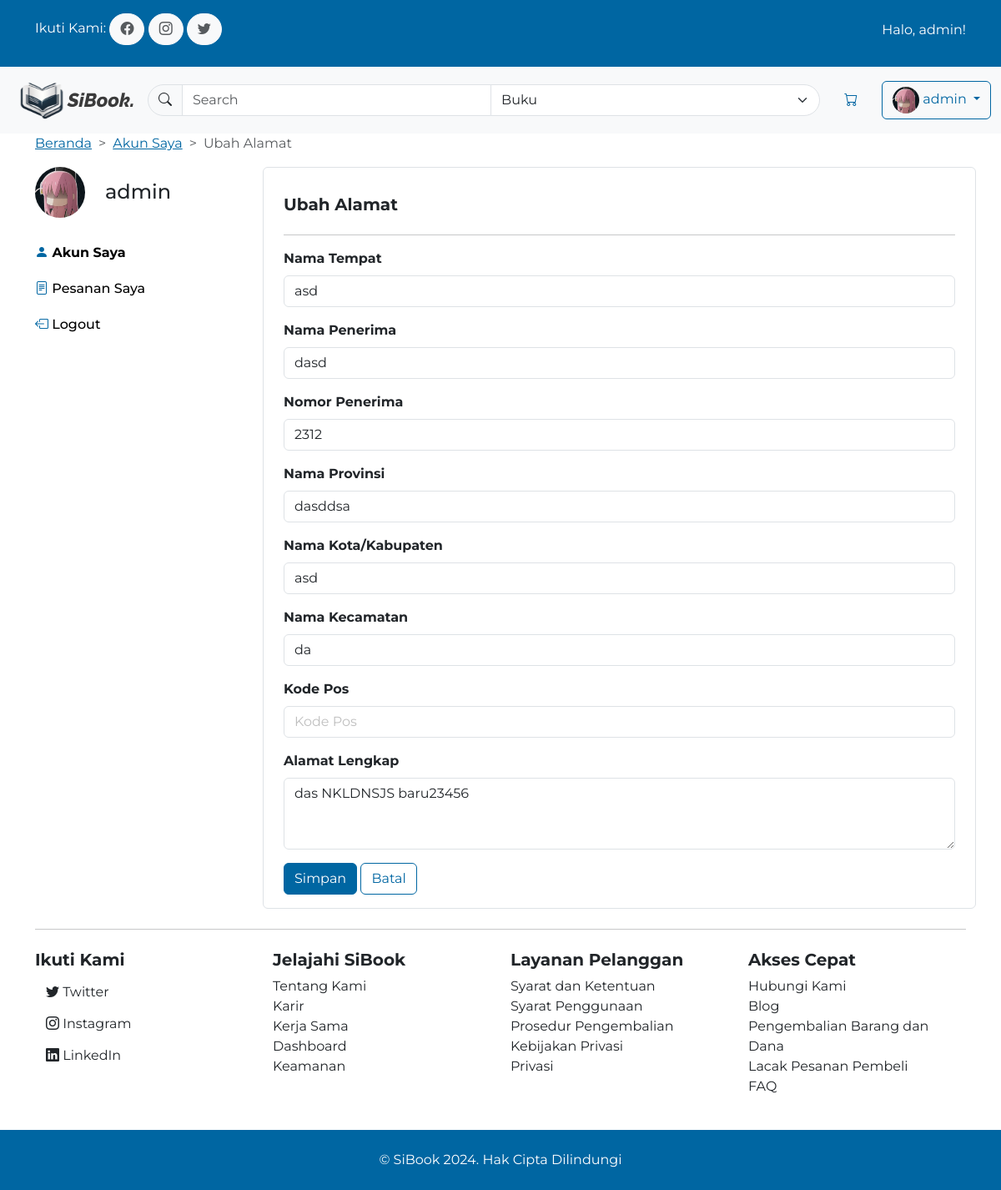
Screenshot of /address/update/1/?next=/profile/ (signed in) with the database file from the repository.
### bookcommerce/models.py (models this page shows, shortened)
class Customer(AbstractUser):
    email = models.EmailField(max_length=100, unique=True)
    address = models.OneToOneField(Address, on_delete=models.SET_NULL, null=True, blank=True, db_constraint=False)
    profile_picture = models.ImageField(upload_to='profile_pictures/', default='defaults/default_profile_img.jpg', null=True, blank=True)
    groups = models.ManyToManyField('auth.Group', related_name='customers')
    user_permissions = models.ManyToManyField('auth.Permission', related_name='customers')

class Address(models.Model):
	label = models.CharField(max_length=100)
	receiver_name = models.CharField(max_length=100)
	receiver_phone = models.CharField(max_length=15)
	province = models.CharField(max_length=50)
	city = models.CharField(max_length=50)
	district = models.CharField(max_length=50)
	ward = models.CharField(max_length=50)
	zipcode = models.CharField(max_length=10)
	full_address = models.CharField(max_length=150)

### bookcommerce/views.py (the view)
# urls.py: path('address/update/<int:address_id>/', update_address, name='update_address'),
@login_required
def update_address(request, address_id):
    next_url = request.GET.get('next', reverse('profile'))  # Default to 'profile' if 'next' is not provided
    address = get_object_or_404(Address, id=address_id)
    if request.method == 'POST':
        form = AddressForm(request.POST, instance=address)
        if form.is_valid():
            form.save()
            messages.success(request, 'Alamat berhasil diubah.')
            return redirect(next_url)
    else:
        form = AddressForm(instance=address)
    return render(request, 'bookcommerce/address_form.html', {'form': form, 'next': next_url})

### bookcommerce/templates/bookcommerce/address_form.html (shortened to what this page needs)
{% extends "bookcommerce/base.html" %}
{% load static %} {% load widget_tweaks %}
{% block content %}
<div class="container">
    <div class="row">
        <div class="col" style="--bs-breadcrumb-divider: '>'">
            <nav aria-label="breadcrumb">
                <ol class="breadcrumb">
                    <li class="breadcrumb-item"><a href="/">Beranda</a></li>
                    <li class="breadcrumb-item"><a href="{% url 'profile' %}">Akun Saya</a></li>
                    <li class="breadcrumb-item active" aria-current="page">{% if form.instance.pk %}Ubah Alamat{% else %}Tambah Alamat{% endif %}</li>
                </ol>
            </nav>
        </div>
    </div>
    <div class="row">
        <div class="col-12 col-md-3">
            <div class="row align-items-center">
                <div class="col-auto">
                    <img
                        src="{{ user.profile_picture.url }}"
                        alt="Profile Picture"
                        class="rounded-circle"
                        style="max-width: 60px;"
                    />
                </div>
                <div class="col">
                    <h4 class="m-0">{{ user.username }}</h4>
                </div>
            </div>
            <div class="row align-items-center my-4">
                <a href="{% url 'profile' %}" class="link-body-emphasis text-decoration-none my-2">
                    <h6 class="fw-bold"><i class="bi bi-person-fill text-primary"></i> Akun Saya</h6>
                </a>
                <a href="{% url 'order_history' %}" class="link-body-emphasis text-decoration-none my-2">
                    <h6><i class="bi bi-file-text text-primary"></i> Pesanan Saya</h6>
                </a>
                <a href="{% url 'logout' %}" class="link-body-emphasis text-decoration-none my-2">
                    <h6><i class="bi bi-box-arrow-left text-primary"></i> Logout</h6>
                </a>
            </div>
        </div>
        <div class="col-12 col-md-9 px-4 py-3 border rounded">
            <div class="row">
                <div class="col">
                    <h5 class="fw-bold mt-3">{% if form.instance.pk %}Ubah Alamat{% else %}Tambah Alamat{% endif %}</h5>
                </div>
            </div>
            <hr />
            <div>
              <form method="POST">
                <div class="mb-3">
                  <label for="exampleInputText1" class="form-label fw-bold">Nama Tempat</label>
                  {{ form.label|add_class:"form-control" }}
                </div>
                <div class="mb-3">
                  <label for="exampleInputText1" class="form-label fw-bold">Nama Penerima</label>
                  {{ form.receiver_name|add_class:"form-control" }}
                </div>
                <div class="mb-3">
                  <label for="exampleInputText1" class="form-label fw-bold">Nomor Penerima</label>
                  {{ form.receiver_phone|add_class:"form-control" }}
                </div>
                <div class="mb-3">
                  <label for="exampleInputText1" class="form-label fw-bold">Nama Provinsi</label>
                  {{ form.province|add_class:"form-control" }}
                </div>
                <div class="mb-3">
                  <label for="exampleInputText1" class="form-label fw-bold">Nama Kota/Kabupaten</label>
                  {{ form.city|add_class:"form-control" }}
                </div>
                <div class="mb-3">
                  <label for="exampleInputText1" class="form-label fw-bold">Nama Kecamatan</label>
                  {{ form.district|add_class:"form-control" }}
                </div>
                <div class="mb-3">
                  <label for="exampleInputText1" class="form-label fw-bold">Kode Pos</label>
                  {{ form.zipcode|add_class:"form-control" }}
                </div>
                <div class="mb-3">
                  <label for="exampleInputText1" class="form-label fw-bold">Alamat Lengkap</label>
                  {{ form.full_address|add_class:"form-control" }}
                </div>
                <button type="submit" class="btn btn-primary">Simpan</button>
                <a href="{% url 'profile' %}" class="btn btn-outline-primary">Batal</a>
              </form>
            </div>
        </div>
    </div>
</div>
{% endblock %}

### bookcommerce/templates/bookcommerce/base.html (shortened to what this page needs)
{% load static %}
<!DOCTYPE html>
<html lang="en">
    <head>
        <link rel="stylesheet" href="{% static 'bookcommerce/style.css' %}" />
        <link
            rel="stylesheet"
            href="https://cdn.jsdelivr.net/npm/bootstrap-icons@1.11.3/font/bootstrap-icons.min.css"
        />
    </head>
    <body>
        <div class="d-none d-md-block bg-primary py-3 text-white">
            <div class="container">
                <div class="row">
                    <div class="col">
                        <p class="d-inline">Ikuti Kami:</p>
                        <a href="#" class="btn btn-light rounded-pill text-body-secondary">
                            <i class="bi bi-facebook"></i>
                        </a>
                        <a href="#" class="btn btn-light rounded-pill text-body-secondary">
                            <i class="bi bi-instagram"></i>
                        </a>
                        <a href="#" class="btn btn-light rounded-pill text-body-secondary">
                            <i class="bi bi-twitter"></i>
                        </a>
                    </div>
                    <div class="col text-end">
                        {% if user.is_authenticated %}
                            <p class="mt-2">Halo, {{ user.username }}!</p>
                        {% else %}
                            <a href="#" class="btn btn-link text-white">Butuh bantuan?</a>
                        {% endif %}
                    </div>
                </div>
            </div>
        </div>
        <nav class="navbar navbar-expand-md bg-body-tertiary">
            <div class="container-fluid">
                <a class="navbar-brand" href="/">
                    <img
                        src="{% static '/bookcommerce/assets/logo_horizontal.svg' %}"
                        alt="SiBook"
                        width="150"
                        height="auto"
                    />
                </a>
                <div class="collapse navbar-collapse gap-3 text-end" id="navbarSupportedContent">
                    <form action="{% url 'search' %}" method="POST" class="input-group d-flex flex-grow-1" role="search">
                        <span class="input-group-text rounded-start-pill">
                            <button type="submit" class="btn p-0 border-0 bg-transparent">
                                <i class="bi bi-search"></i>
                            </button>
                        </span>
                        <input
                            class="form-control"
                            type="search"
                            placeholder="Search"
                            aria-label="Search"
                            name="search"
                        />
                        <select name="search_tag" class="form-select rounded-end-pill">
                            <option value="books">Buku</option>
                        </select>
                    </form>
                    {% if user.is_authenticated %}
                    <a href="{% url 'cart_detail' %}" class="btn text-primary">
                        <i class="bi bi-cart"></i>
                    </a>
                    <div class="dropdown">
                        <a class="btn btn-outline-primary dropdown-toggle" href="#" role="button" id="dropdownMenuLink" data-bs-toggle="dropdown" aria-expanded="false">
                            <img src="{{ user.profile_picture.url }}" alt="Profile Picture" class="rounded-circle" width="32" height="32">
                            {{ user.username }}
                        </a>
                    </div>
                    {% else %}
                    <a href="{% url 'login' %}" class="btn btn-outline-primary">Login</a>
                    <a href="{% url 'register' %}" class="btn btn-primary">Daftar</a>
                    {% endif %}
                </div>
            </div>
        </nav>
        {% block content %} {% endblock %}
        <footer class="container my-4">
            <hr />
            <div class="row my-4">
                <div class="col-12 col-md-3">
                    <h5 class="fw-bold">Ikuti Kami</h5>
                    <ul class="list-unstyled">
                        <li>
                            <a href="#" class="btn"><i class="bi bi-twitter"></i> Twitter</a>
                        </li>
                        <li>
                            <a href="#" class="btn"><i class="bi bi-instagram"></i> Instagram</a>
                        </li>
                        <li>
                            <a href="#" class="btn"><i class="bi bi-linkedin"></i> LinkedIn</a>
                        </li>
                    </ul>
                </div>
                <div class="col-12 col-md-3">
                    <h5 class="fw-bold">Jelajahi SiBook</h5>
                    <ul class="list-unstyled">
                        <li>Tentang Kami</li>
                        <li>Karir</li>
                        <li>Kerja Sama</li>
                        <li>Dashboard</li>
                        <li>Keamanan</li>
                    </ul>
                </div>
                <div class="col-12 col-md-3">
                    <h5 class="fw-bold">Layanan Pelanggan</h5>
                    <ul class="list-unstyled">
                        <li>Syarat dan Ketentuan</li>
                        <li>Syarat Penggunaan</li>
                        <li>Prosedur Pengembalian</li>
                        <li>Kebijakan Privasi</li>
                        <li>Privasi</li>
                    </ul>
                </div>
                <div class="col-12 col-md-3">
                    <h5 class="fw-bold">Akses Cepat</h5>
                    <ul class="list-unstyled">
                        <li>Hubungi Kami</li>
                        <li>Blog</li>
                        <li>Pengembalian Barang dan Dana</li>
                        <li>Lacak Pesanan Pembeli</li>
                        <li>FAQ</li>
                    </ul>
                </div>
            </div>
        </footer>
        <div class="bg-primary py-4 text-center">
            <p class="m-0 text-white">© SiBook 2024. Hak Cipta Dilindungi</p>
        </div>
    </body>
</html>

### bookcommerce/templates/bookcommerce/address_form.html (style rules this page uses)
.custom-placeholder::placeholder { color: #aaa; opacity: 0.75; }

### rows the page displays
Customer: username "admin", profile_picture (picture)
Address: label "asd", receiver_name "dasd", receiver_phone "2312", province "dasddsa", city "asd", district "da", full_address "das NKLDNSJS baru23456"
